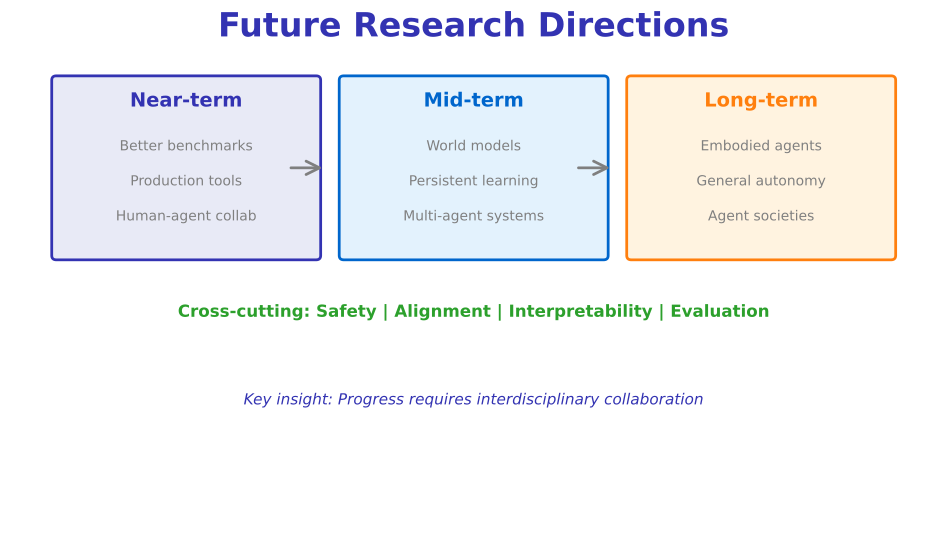

Here is the Python script that generated this plot:
"""
Future Research Directions
Week 12 - Research Frontiers
"""

from pathlib import Path

import matplotlib.patches as mpatches
import matplotlib.pyplot as plt
import numpy as np
from matplotlib.patches import FancyArrowPatch, FancyBboxPatch

plt.rcParams.update(
    {
        "font.size": 24,
        "axes.labelsize": 24,
        "axes.titlesize": 26,
        "figure.figsize": (10, 6),
        "figure.dpi": 150,
        "font.family": "sans-serif",
    }
)

MLPURPLE = "#3333B2"
MLBLUE = "#0066CC"
MLORANGE = "#FF7F0E"
MLGREEN = "#2CA02C"
MLGRAY = "#7F7F7F"

fig, ax = plt.subplots(figsize=(10, 6))
ax.set_xlim(0, 10)
ax.set_ylim(0, 6)
ax.axis("off")

ax.text(
    5,
    5.7,
    "Future Research Directions",
    fontsize=24,
    fontweight="bold",
    ha="center",
    color=MLPURPLE,
)

# Near-term (1-2 years)
near_box = FancyBboxPatch(
    (0.5, 3.2),
    2.8,
    2.0,
    boxstyle="round,pad=0.05",
    facecolor="#E8EAF6",
    edgecolor=MLPURPLE,
    linewidth=2,
)
ax.add_patch(near_box)
ax.text(1.9, 4.9, "Near-term", fontsize=14, ha="center", fontweight="bold", color=MLPURPLE)
near_items = ["Better benchmarks", "Production tools", "Human-agent collab"]
for i, item in enumerate(near_items):
    ax.text(1.9, 4.4 - i * 0.4, item, fontsize=10, ha="center", color=MLGRAY)

# Mid-term (2-5 years)
mid_box = FancyBboxPatch(
    (3.6, 3.2),
    2.8,
    2.0,
    boxstyle="round,pad=0.05",
    facecolor="#E3F2FD",
    edgecolor=MLBLUE,
    linewidth=2,
)
ax.add_patch(mid_box)
ax.text(5.0, 4.9, "Mid-term", fontsize=14, ha="center", fontweight="bold", color=MLBLUE)
mid_items = ["World models", "Persistent learning", "Multi-agent systems"]
for i, item in enumerate(mid_items):
    ax.text(5.0, 4.4 - i * 0.4, item, fontsize=10, ha="center", color=MLGRAY)

# Long-term (5+ years)
long_box = FancyBboxPatch(
    (6.7, 3.2),
    2.8,
    2.0,
    boxstyle="round,pad=0.05",
    facecolor="#FFF3E0",
    edgecolor=MLORANGE,
    linewidth=2,
)
ax.add_patch(long_box)
ax.text(8.1, 4.9, "Long-term", fontsize=14, ha="center", fontweight="bold", color=MLORANGE)
long_items = ["Embodied agents", "General autonomy", "Agent societies"]
for i, item in enumerate(long_items):
    ax.text(8.1, 4.4 - i * 0.4, item, fontsize=10, ha="center", color=MLGRAY)

# Arrows
ax.annotate(
    "", xy=(3.4, 4.2), xytext=(3.0, 4.2), arrowprops=dict(arrowstyle="->", color=MLGRAY, lw=2)
)
ax.annotate(
    "", xy=(6.5, 4.2), xytext=(6.1, 4.2), arrowprops=dict(arrowstyle="->", color=MLGRAY, lw=2)
)

# Cross-cutting themes
ax.text(
    5,
    2.5,
    "Cross-cutting: Safety | Alignment | Interpretability | Evaluation",
    fontsize=12,
    ha="center",
    color=MLGREEN,
    fontweight="bold",
)

# Call to action
ax.text(
    5,
    1.5,
    "Key insight: Progress requires interdisciplinary collaboration",
    fontsize=11,
    ha="center",
    color=MLPURPLE,
    style="italic",
)

plt.tight_layout()
plt.savefig(Path(__file__).parent / "future_directions.pdf", dpi=300, bbox_inches="tight", facecolor="white")
plt.close()
print(f"Chart saved to {Path(__file__).parent / 'future_directions.pdf'}")
